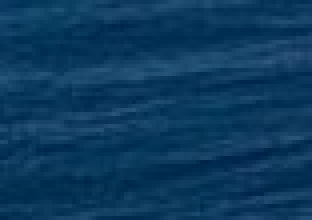
#> input picture Chapter10/input/large_input/ship_10_1.jpg, 78 x 55 px (shown 4 times larger); its folder holds 4 pictures in this run
$ python example5.py
#> lines starting #> are read from the running program, lines starting #| are printed output that depends on the picture
from multiprocessing import Pool
import cv2

import sys
from timeit import default_timer as timer


THRESH_METHOD = cv2.ADAPTIVE_THRESH_GAUSSIAN_C
INPUT_PATH = "input/large_input/"
OUTPUT_PATH = "output/large_output/"

n = 20
names = ["ship_%i_%i.jpg" % (i, j) for i in range(n) for j in range(n)]


def process_threshold(im, output_name, thresh_method):
    gray_im = cv2.cvtColor(im, cv2.COLOR_BGR2GRAY)
    thresh_im = cv2.adaptiveThreshold(
        gray_im, 255, thresh_method, cv2.THRESH_BINARY, 11, 2
    )

    cv2.imwrite(OUTPUT_PATH + output_name, thresh_im)


if __name__ == "__main__":

    for n_processes in range(1, 7):
        start = timer()

        with Pool(n_processes) as p:
            p.starmap(
                process_threshold,
                [
                    (cv2.imread(INPUT_PATH + name), name, THRESH_METHOD)
                    for name in names
                ],
            )
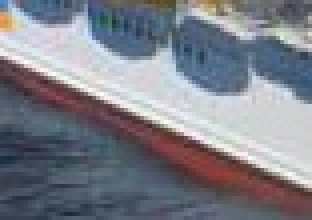
#> input picture Chapter10/input/large_input/ship_10_3.jpg, 78 x 55 px (shown 4 times larger)
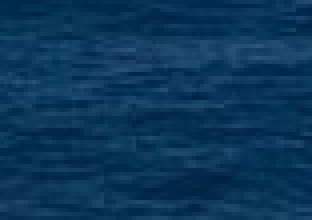
#> input picture Chapter10/input/large_input/ship_10_13.jpg, 78 x 55 px (shown 4 times larger)
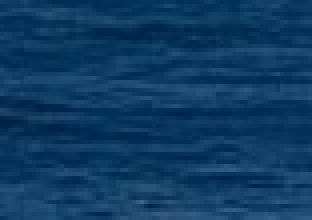
#> input picture Chapter10/input/large_input/ship_10_15.jpg, 78 x 55 px (shown 4 times larger)
#> (the run stopped early here; a loop or call above may not have finished)
